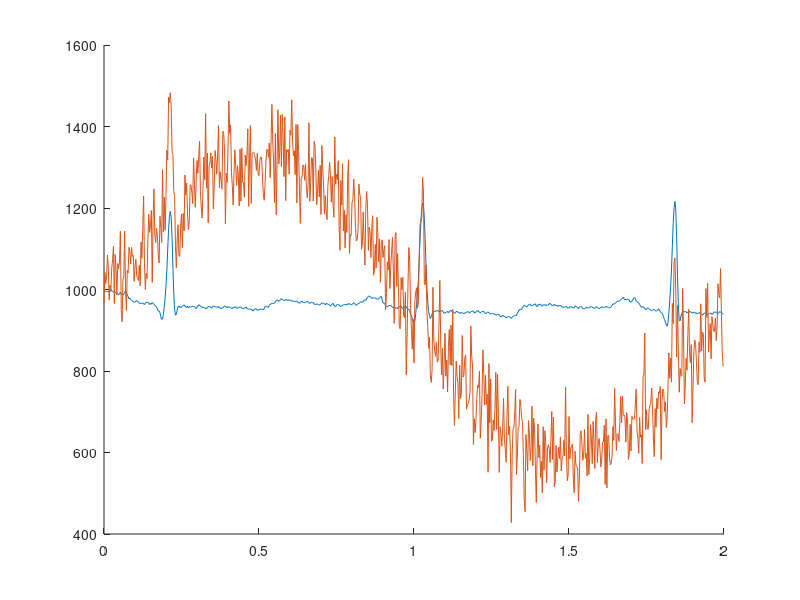

The MATLAB script that drew this image: (Note: this script raises an error after producing the figure.)
%% Initialization
addpath('../../Data')
load('100m.mat')
samplefreq = 360;
seconds = 2;
offset = 0;
ecg = val(1,1+offset:samplefreq*seconds+offset); % Neem één frame uit de input-data
time = (0+offset:samplefreq*seconds-1+offset)/samplefreq; % de tijd in seconden van elke sample

noise = 360*sin(time*2*pi/2) + 36*sin(time*2*pi*50) + 60*wgn(samplefreq*seconds,1,0)'; % 0.5 and 50 Hz + white gaussian noise
noisy = ecg + noise;

figure
hold on
plot(time, ecg)
plot(time, noisy)

%% Wavelet transformations
wv = 'sym4'; % Symlet 4 heeft ongeveer dezelfde vorm als een QRS complex, en is orthogonaal, dus kan real-time berekend worden

wtecg = modwt(ecg, wv); % pas de discrete wavelet-transformatie toe op het ECG-signaal
wtrec = zeros(size(wtecg)); % maak een matrix met dezelfde dimensies als het resultaat en vul ze met nullen
wtrec(4:5,:) = wtecg(4:5,:); % kopiëer level 4 en 5 van het resultaat naar de nieuwe matrix
ecgfiltered = imodwt(wtrec, wv); % voer de inverse discrete wavelet-transformatie toe op de nieuwe matrix

% do the same thing for the noisy signal
wtnoisy = modwt(noisy,wv);
wtrecnoisy = zeros(size(wtnoisy));
wtrecnoisy(4:5,:) = wtnoisy(4:5,:);
noisyfiltered = imodwt(wtrecnoisy,wv);

%% Plotting
%plot(time, ecgfiltered)
%plot(time, noisyfiltered)
plot(time, ecgfiltered.^2/30)
plot(time, noisyfiltered.^2/30)

%% Energy distribution
QRSoffset = 50;
QRSlength = 54;
QRS = val(1,1+QRSoffset:QRSlength+QRSoffset) - 960; % Neem één QRS-peak uit de input-data
QRStime = (QRSoffset:QRSoffset+QRSlength-1); % / samplefreq;

figure
plot(QRStime, QRS)

wtQRS = modwt(QRS, wv);

levels = floor(log2(length(QRS))) + 1

lowfrequencies = zeros(levels, 1);
highfrequencies = zeros(levels, 1);

for i = 1:levels
    lowfrequencies(i) = samplefreq / 2.^(i+1);
    highfrequencies(i) = samplefreq / 2.^i;
end

energy_by_scales = sum(wtQRS.^2,2);
Levels = (1:levels)';
energy_table = table(Levels,energy_by_scales, lowfrequencies, highfrequencies);
disp(energy_table)
figure
plot(Levels', energy_by_scales','-o')

%% Fourier analysis
fourierQRS = fft(QRS);
xfrequencies = (1:QRSlength) * samplefreq / QRSlength;
frequencies = xfrequencies(1:6)';
amplitudes = abs(real(fourierQRS(1:6)))';
fft_table = table(frequencies, amplitudes);
disp(fft_table)
figure
plot(xfrequencies, abs(real(fourierQRS)), '-o')